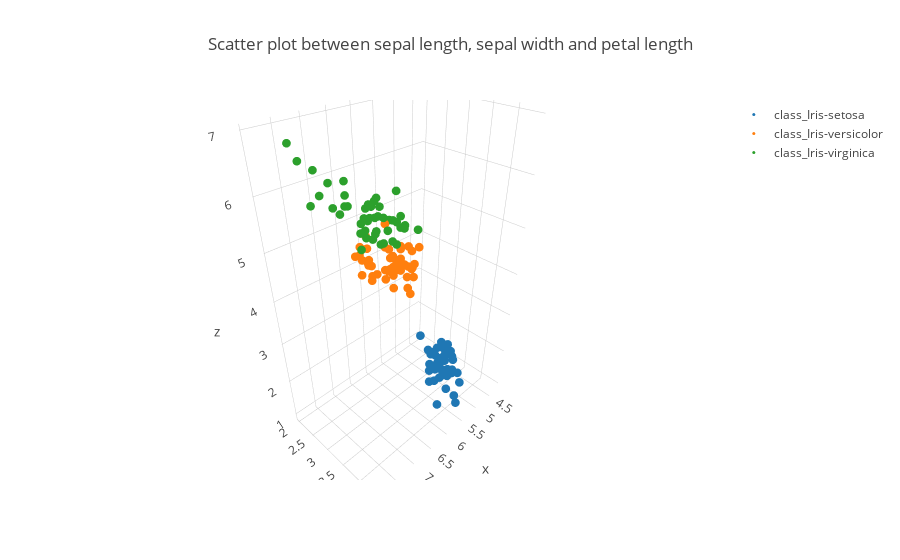

Source (notebook cell):
### Code cell
'''
Show the relationship between <sepal length , sepal width and petal length>
'''

data = []
for i in ['Iris-setosa', 'Iris-versicolor', 'Iris-virginica']:
    trace = go.Scatter3d(x = iris[iris["target"] == i].iloc[:, 0],
                         y = iris[iris["target"] == i].iloc[:, 1],
                         z = iris[iris["target"] == i].iloc[:, 2],
                         mode = 'markers',
                         name = "class_{}".format(i),
                         marker = dict(size = 3))
    data.append(trace)
    layout=dict(
        title='Scatter plot between sepal length, sepal width and petal length'
    )
figure = dict(data=data, layout = layout)
iplot(figure)

### Figure 1 — Plotly figure (JSON) as saved in the notebook; plotly's stock layout.template omitted (floating-point values rounded to 4 significant figures)
{"data": [{"marker": {"size": 3}, "mode": "markers", "name": "class_Iris-setosa", "type": "scatter3d", "uid": "4f58db85-7c54-436f-8bde-b17ec62eee77", "x": [5.1, 4.9, 4.7, 4.6, 5, 5.4, 4.6, 5, 4.4, 4.9, 5.4, 4.8, 4.8, 4.3, 5.8, 5.7, 5.4, 5.1, 5.7, 5.1, 5.4, 5.1, 4.6, 5.1, 4.8, 5, 5, 5.2, 5.2, 4.7, 4.8, 5.4, 5.2, 5.5, 4.9, 5, 5.5, 4.9, 4.4, 5.1, 5, 4.5, 4.4, 5, 5.1, 4.8, 5.1, 4.6, 5.3, 5], "y": [3.5, 3, 3.2, 3.1, 3.6, 3.9, 3.4, 3.4, 2.9, 3.1, 3.7, 3.4, 3, 3, 4, 4.4, 3.9, 3.5, 3.8, 3.8, 3.4, 3.7, 3.6, 3.3, 3.4, 3, 3.4, 3.5, 3.4, 3.2, 3.1, 3.4, 4.1, 4.2, 3.1, 3.2, 3.5, 3.1, 3, 3.4, 3.5, 2.3, 3.2, 3.5, 3.8, 3, 3.8, 3.2, 3.7, 3.3], "z": [1.4, 1.4, 1.3, 1.5, 1.4, 1.7, 1.4, 1.5, 1.4, 1.5, 1.5, 1.6, 1.4, 1.1, 1.2, 1.5, 1.3, 1.4, 1.7, 1.5, 1.7, 1.5, 1, 1.7, 1.9, 1.6, 1.6, 1.5, 1.4, 1.6, 1.6, 1.5, 1.5, 1.4, 1.5, 1.2, 1.3, 1.5, 1.3, 1.5, 1.3, 1.3, 1.3, 1.6, 1.9, 1.4, 1.6, 1.4, 1.5, 1.4]}, {"marker": {"size": 3}, "mode": "markers", "name": "class_Iris-versicolor", "type": "scatter3d", "uid": "b29b5532-ad76-4cee-99f2-28ef09e9bea1", "x": [7, 6.4, 6.9, 5.5, 6.5, 5.7, 6.3, 4.9, 6.6, 5.2, 5, 5.9, 6, 6.1, 5.6, 6.7, 5.6, 5.8, 6.2, 5.6, 5.9, 6.1, 6.3, 6.1, 6.4, 6.6, 6.8, 6.7, 6, 5.7, 5.5, 5.5, 5.8, 6, 5.4, 6, 6.7, 6.3, 5.6, 5.5, 5.5, 6.1, 5.8, 5, 5.6, 5.7, 5.7, 6.2, 5.1, 5.7], "y": [3.2, 3.2, 3.1, 2.3, 2.8, 2.8, 3.3, 2.4, 2.9, 2.7, 2, 3, 2.2, 2.9, 2.9, 3.1, 3, 2.7, 2.2, 2.5, 3.2, 2.8, 2.5, 2.8, 2.9, 3, 2.8, 3, 2.9, 2.6, 2.4, 2.4, 2.7, 2.7, 3, 3.4, 3.1, 2.3, 3, 2.5, 2.6, 3, 2.6, 2.3, 2.7, 3, 2.9, 2.9, 2.5, 2.8], "z": [4.7, 4.5, 4.9, 4, 4.6, 4.5, 4.7, 3.3, 4.6, 3.9, 3.5, 4.2, 4, 4.7, 3.6, 4.4, 4.5, 4.1, 4.5, 3.9, 4.8, 4, 4.9, 4.7, 4.3, 4.4, 4.8, 5, 4.5, 3.5, 3.8, 3.7, 3.9, 5.1, 4.5, 4.5, 4.7, 4.4, 4.1, 4, 4.4, 4.6, 4, 3.3, 4.2, 4.2, 4.2, 4.3, 3, 4.1]}, {"marker": {"size": 3}, "mode": "markers", "name": "class_Iris-virginica", "type": "scatter3d", "uid": "219eac8d-f177-4139-8fac-89fc734f5a34", "x": [6.3, 5.8, 7.1, 6.3, 6.5, 7.6, 4.9, 7.3, 6.7, 7.2, 6.5, 6.4, 6.8, 5.7, 5.8, 6.4, 6.5, 7.7, 7.7, 6, 6.9, 5.6, 7.7, 6.3, 6.7, 7.2, 6.2, 6.1, 6.4, 7.2, 7.4, 7.9, 6.4, 6.3, 6.1, 7.7, 6.3, 6.4, 6, 6.9, 6.7, 6.9, 5.8, 6.8, 6.7, 6.7, 6.3, 6.5, 6.2, 5.9], "y": [3.3, 2.7, 3, 2.9, 3, 3, 2.5, 2.9, 2.5, 3.6, 3.2, 2.7, 3, 2.5, 2.8, 3.2, 3, 3.8, 2.6, 2.2, 3.2, 2.8, 2.8, 2.7, 3.3, 3.2, 2.8, 3, 2.8, 3, 2.8, 3.8, 2.8, 2.8, 2.6, 3, 3.4, 3.1, 3, 3.1, 3.1, 3.1, 2.7, 3.2, 3.3, 3, 2.5, 3, 3.4, 3], "z": [6, 5.1, 5.9, 5.6, 5.8, 6.6, 4.5, 6.3, 5.8, 6.1, 5.1, 5.3, 5.5, 5, 5.1, 5.3, 5.5, 6.7, 6.9, 5, 5.7, 4.9, 6.7, 4.9, 5.7, 6, 4.8, 4.9, 5.6, 5.8, 6.1, 6.4, 5.6, 5.1, 5.6, 6.1, 5.6, 5.5, 4.8, 5.4, 5.6, 5.1, 5.1, 5.9, 5.7, 5.2, 5, 5.2, 5.4, 5.1]}], "layout": {"title": {"text": "Scatter plot between sepal length, sepal width and petal length"}}}
